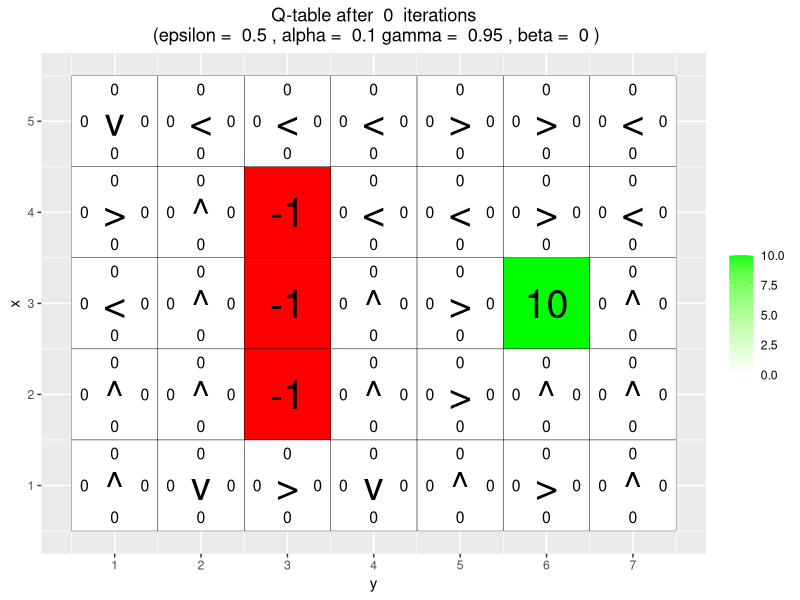
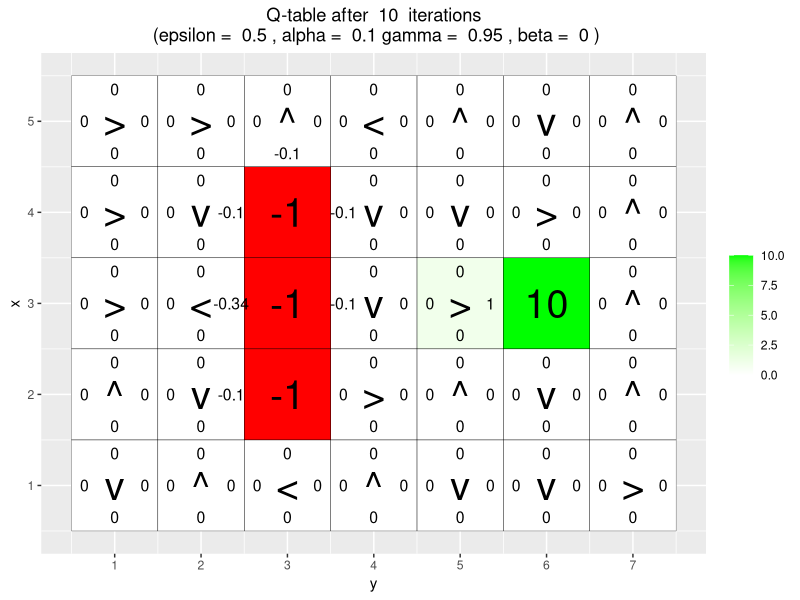
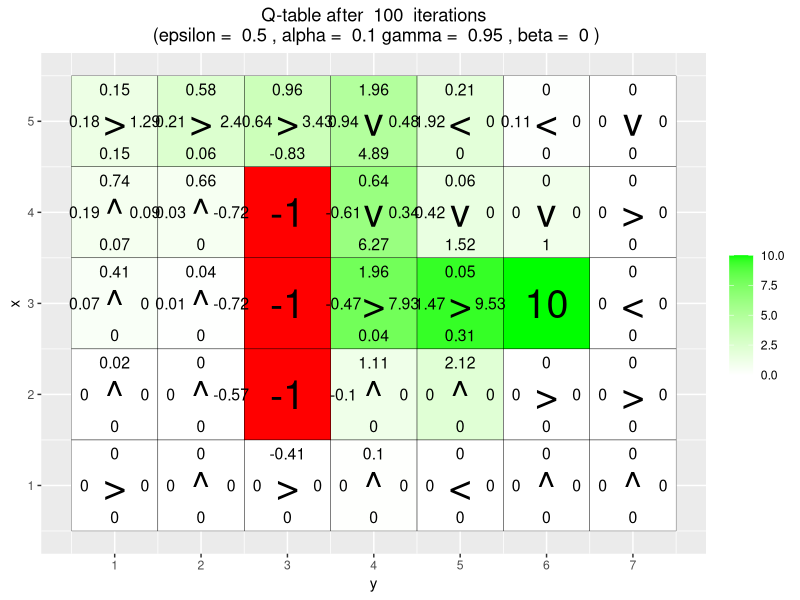
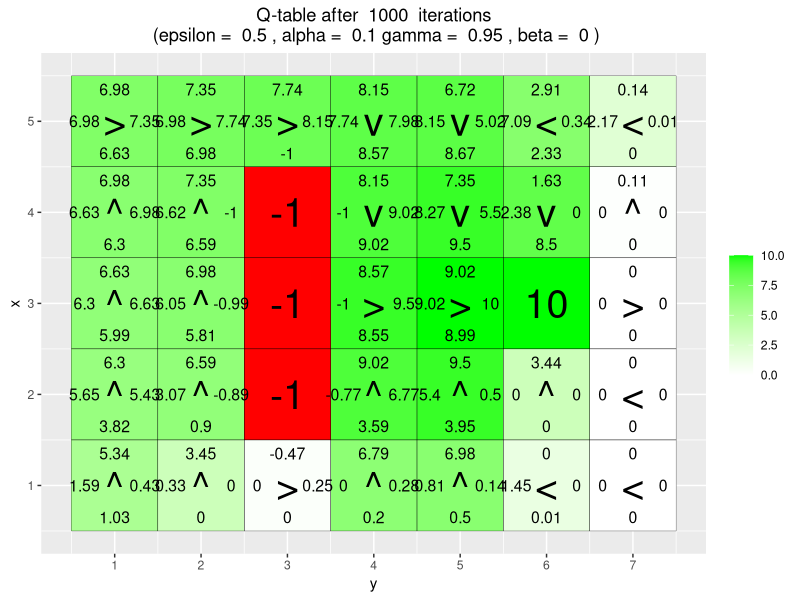
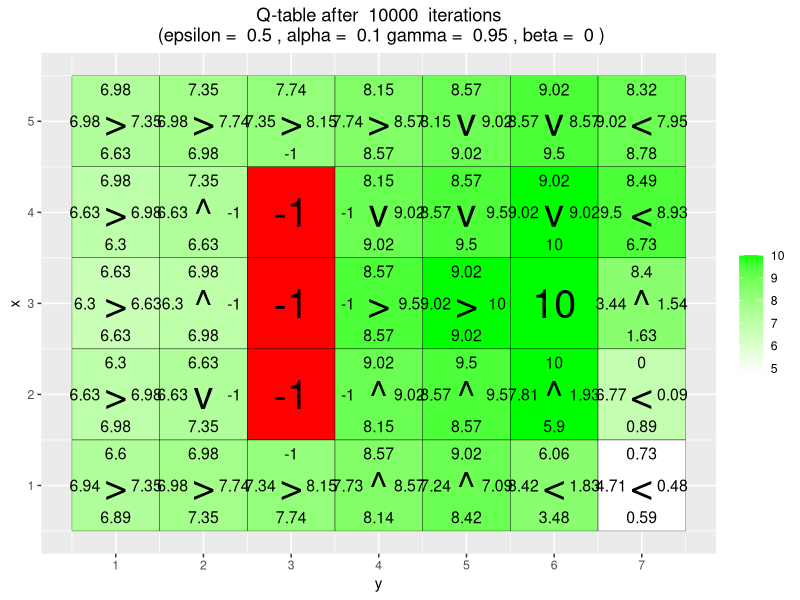
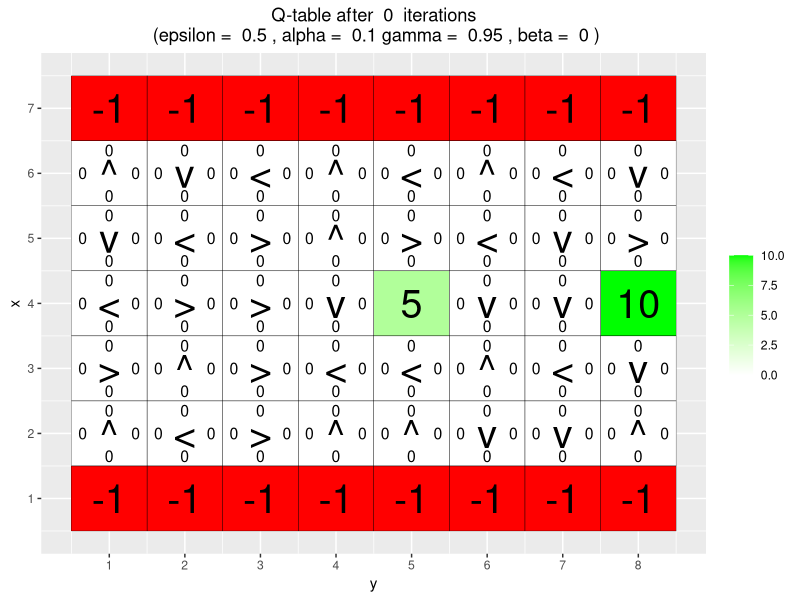
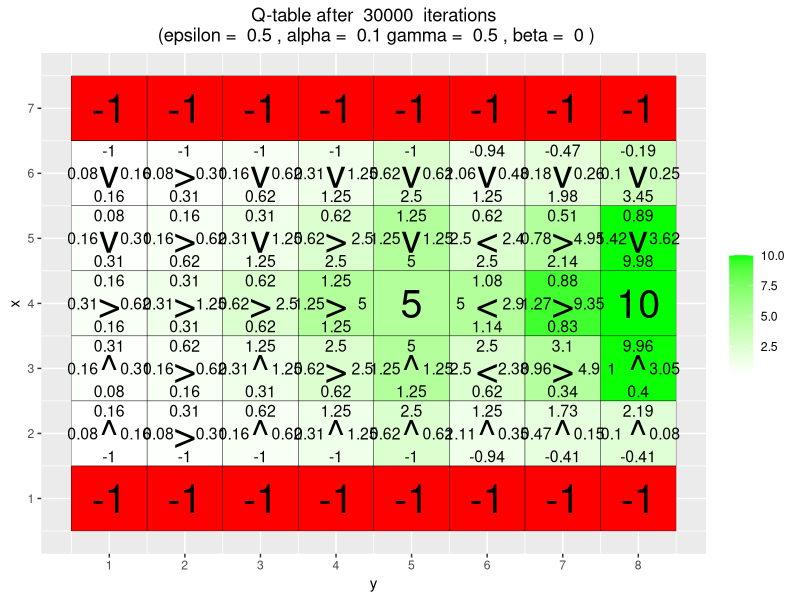
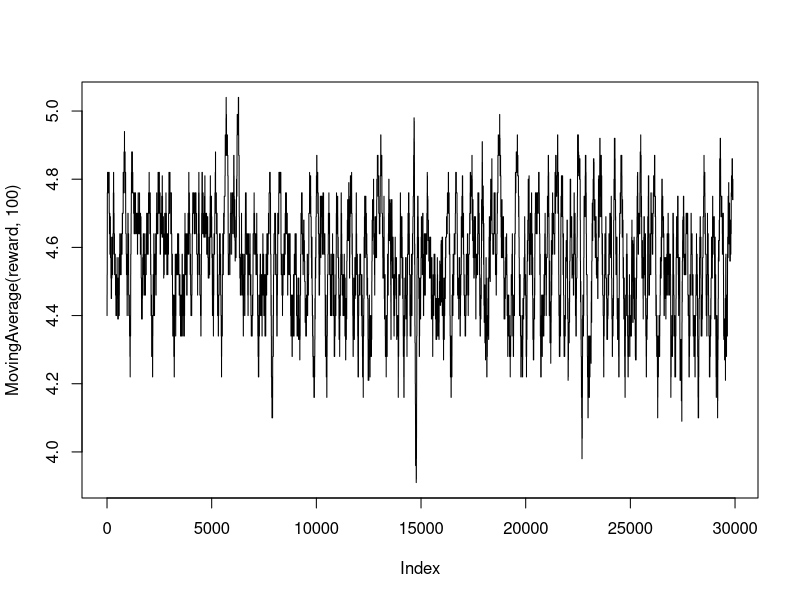

The R script that drew these images, in order: (Note: a time limit stopped this script after it produced the figures.)
## ---- chunk 1
knitr::opts_chunk$set(echo = TRUE)
## ---- chunk 2
# install.packages("ggplot2")
# install.packages("vctrs")
library(ggplot2)
## ---- chunk 3



arrows <- c("^", ">", "v", "<")
action_deltas <- list(c(1,0), # up
                      c(0,1), # right
                      c(-1,0), # down
                      c(0,-1)) # left

vis_environment <- function(iterations=0, epsilon = 0.5, alpha = 0.1, gamma = 0.95, beta = 0){
  
  # Visualize an environment with rewards. 
  # Q-values for all actions are displayed on the edges of each tile.
  # The (greedy) policy for each state is also displayed.
  # 
  # Args:
  #   iterations, epsilon, alpha, gamma, beta (optional): for the figure title.
  #   reward_map (global variable): a HxW array containing the reward given at each state.
  #   q_table (global variable): a HxWx4 array containing Q-values for each state-action pair.
  #   H, W (global variables): environment dimensions.
  
  df <- expand.grid(x=1:H,y=1:W)
  foo <- mapply(function(x,y) ifelse(reward_map[x,y] == 0,q_table[x,y,1],NA),df$x,df$y)
  df$val1 <- as.vector(round(foo, 2))
  foo <- mapply(function(x,y) ifelse(reward_map[x,y] == 0,q_table[x,y,2],NA),df$x,df$y)
  df$val2 <- as.vector(round(foo, 2))
  foo <- mapply(function(x,y) ifelse(reward_map[x,y] == 0,q_table[x,y,3],NA),df$x,df$y)
  df$val3 <- as.vector(round(foo, 2))
  foo <- mapply(function(x,y) ifelse(reward_map[x,y] == 0,q_table[x,y,4],NA),df$x,df$y)
  df$val4 <- as.vector(round(foo, 2))
  foo <- mapply(function(x,y) 
    ifelse(reward_map[x,y] == 0,arrows[GreedyPolicy(x,y)],reward_map[x,y]),df$x,df$y)
  df$val5 <- as.vector(foo)
  foo <- mapply(function(x,y) ifelse(reward_map[x,y] == 0,max(q_table[x,y,]),
                                     ifelse(reward_map[x,y]<0,NA,reward_map[x,y])),df$x,df$y)
  df$val6 <- as.vector(foo)
  
  print(ggplot(df,aes(x = y,y = x)) +
          scale_fill_gradient(low = "white", high = "green", na.value = "red", name = "") +
          geom_tile(aes(fill=val6)) +
          geom_text(aes(label = val1),size = 4,nudge_y = .35,na.rm = TRUE) +
          geom_text(aes(label = val2),size = 4,nudge_x = .35,na.rm = TRUE) +
          geom_text(aes(label = val3),size = 4,nudge_y = -.35,na.rm = TRUE) +
          geom_text(aes(label = val4),size = 4,nudge_x = -.35,na.rm = TRUE) +
          geom_text(aes(label = val5),size = 10) +
          geom_tile(fill = 'transparent', colour = 'black') + 
          ggtitle(paste("Q-table after ",iterations," iterations\n",
                        "(epsilon = ",epsilon,", alpha = ",alpha,"gamma = ",gamma,", beta = ",beta,")")) +
          theme(plot.title = element_text(hjust = 0.5)) +
          scale_x_continuous(breaks = c(1:W),labels = c(1:W)) +
          scale_y_continuous(breaks = c(1:H),labels = c(1:H)))
  
}
## ---- chunk 4
GreedyPolicy <- function(x, y){
  
  
  # Get a greedy action for state (x,y) from q_table.
  #
  # Args:
  #   x, y: state coordinates.
  #   q_table (global variable): a HxWx4 array containing Q-values for each state-action pair.
  # 
  # Returns:
  #   An action, i.e. integer in {1,2,3,4}.
  idx <- which(q_table[x, y, ] == max(q_table[x, y, ]))
  greedy_action <- idx[sample(length(idx), 1)]
  return(greedy_action)
 
  
}

## ---- chunk 5
EpsilonGreedyPolicy <- function(x, y, epsilon){
  
  # Get an epsilon-greedy action for state (x,y) from q_table.
  #
  # Args:
  #   x, y: state coordinates.
  #   epsilon: probability of acting randomly.
  # 
  # Returns:
  #   An action, i.e. integer in {1,2,3,4}.
  
  if(runif(1) < epsilon){
    eps_action <- sample(c(1:4), 1)
  }else{
    eps_action <- GreedyPolicy(x, y)
  }
  return(eps_action)
}
## ---- chunk 6
transition_model <- function(x, y, action, beta){
  
  # Computes the new state after given action is taken. The agent will follow the action 
  # with probability (1-beta) and slip to the right or left with probability beta/2 each.
  # 
  # Args:
  #   x, y: state coordinates.
  #   action: which action the agent takes (in {1,2,3,4}).
  #   beta: probability of the agent slipping to the side when trying to move.
  #   H, W (global variables): environment dimensions.
  # 
  # Returns:
  #   The new state after the action has been taken.
  
  delta <- sample(-1:1, size = 1, prob = c(0.5*beta,1-beta,0.5*beta))
  final_action <- ((action + delta + 3) %% 4) + 1
  foo <- c(x,y) + unlist(action_deltas[final_action])
  foo <- pmax(c(1,1),pmin(foo,c(H,W)))
  
  return (foo)
}
## ---- chunk 7
q_learning <- function(start_state, epsilon = 0.5, alpha = 0.1, gamma = 0.95, 
                       beta = 0){
  
  # Perform one episode of Q-learning. The agent should move around in the 
  # environment using the given transition model and update the Q-table.
  # The episode ends when the agent reaches a terminal state.
  # 
  # Args:
  #   start_state: array with two entries, describing the starting position of the agent.
  #   epsilon (optional): probability of acting greedily.
  #   alpha (optional): learning rate.
  #   gamma (optional): discount factor.
  #   beta (optional): slipping factor.
  #   reward_map (global variable): a HxW array containing the reward given at each state.
  #   q_table (global variable): a HxWx4 array containing Q-values for each state-action pair.
  # 
  # Returns:
  #   reward: reward received in the episode.
  #   correction: sum of the temporal difference correction terms over the episode.
  #   q_table (global variable): Recall that R passes arguments by value. So, q_table being
  #   a global variable can be modified with the superassigment operator <<-.
  
  sx <- start_state[1]
  sy <- start_state[2]
  episode_correction <- 0
  
  repeat{
    # Follow policy, execute action, get reward.
    action <- EpsilonGreedyPolicy(sx, sy, epsilon)
    State <- transition_model(sx, sy, action, beta)
    reward <- reward_map[State[1], State[2]]
    correction <- reward + (gamma * max(q_table[State[1], State[2], ])) - q_table[sx, sy, action]
    episode_correction <- episode_correction + correction
    # Q-table update.
    q_table[sx, sy, action] <<- q_table[sx, sy, action] + (alpha * correction)
    sx <- State[1]
    sy <- State[2]
    
    if(reward!=0)
      # End episode.
      return (c(reward,episode_correction))
  }
  
}
## ---- chunk 8
# Environment A (learning)

H <- 5
W <- 7

reward_map <- matrix(0, nrow = H, ncol = W)
reward_map[3,6] <- 10
reward_map[2:4,3] <- -1

q_table <- array(0,dim = c(H,W,4))

vis_environment()

for(i in 1:10000){
  foo <- q_learning(start_state = c(3,1))
  
  if(any(i==c(10,100,1000,10000)))
    vis_environment(i)
}
## ---- chunk 9
# Environment B (the effect of epsilon and gamma)

H <- 7
W <- 8

reward_map <- matrix(0, nrow = H, ncol = W)
reward_map[1,] <- -1
reward_map[7,] <- -1
reward_map[4,5] <- 5
reward_map[4,8] <- 10

q_table <- array(0,dim = c(H,W,4))

vis_environment()

MovingAverage <- function(x, n){
  
  cx <- c(0,cumsum(x))
  rsum <- (cx[(n+1):length(cx)] - cx[1:(length(cx) - n)]) / n
  
  return (rsum)
}

for(j in c(0.5,0.75,0.95)){
  q_table <- array(0,dim = c(H,W,4))
  reward <- NULL
  correction <- NULL
  
  for(i in 1:30000){
    foo <- q_learning(gamma = j, start_state = c(4,1))
    reward <- c(reward,foo[1])
    correction <- c(correction,foo[2])
  }
  
  vis_environment(i, gamma = j)
  plot(MovingAverage(reward,100),type = "l")
  plot(MovingAverage(correction,100),type = "l")
}

for(j in c(0.5,0.75,0.95)){
  q_table <- array(0,dim = c(H,W,4))
  reward <- NULL
  correction <- NULL
  
  for(i in 1:30000){
    foo <- q_learning(epsilon = 0.1, gamma = j, start_state = c(4,1))
    reward <- c(reward,foo[1])
    correction <- c(correction,foo[2])
  }
  
  vis_environment(i, epsilon = 0.1, gamma = j)
  plot(MovingAverage(reward,100),type = "l")
  plot(MovingAverage(correction,100),type = "l")
}
## ---- chunk 10
# Environment C (the effect of beta).

H <- 3
W <- 6

reward_map <- matrix(0, nrow = H, ncol = W)
reward_map[1,2:5] <- -1
reward_map[1,6] <- 10

q_table <- array(0,dim = c(H,W,4))

vis_environment()

for(j in c(0,0.2,0.4,0.66)){
  q_table <- array(0,dim = c(H,W,4))
  
  for(i in 1:10000)
    foo <- q_learning(gamma = 0.6, beta = j, start_state = c(1,1))
  
  vis_environment(i, gamma = 0.6, beta = j)
}
